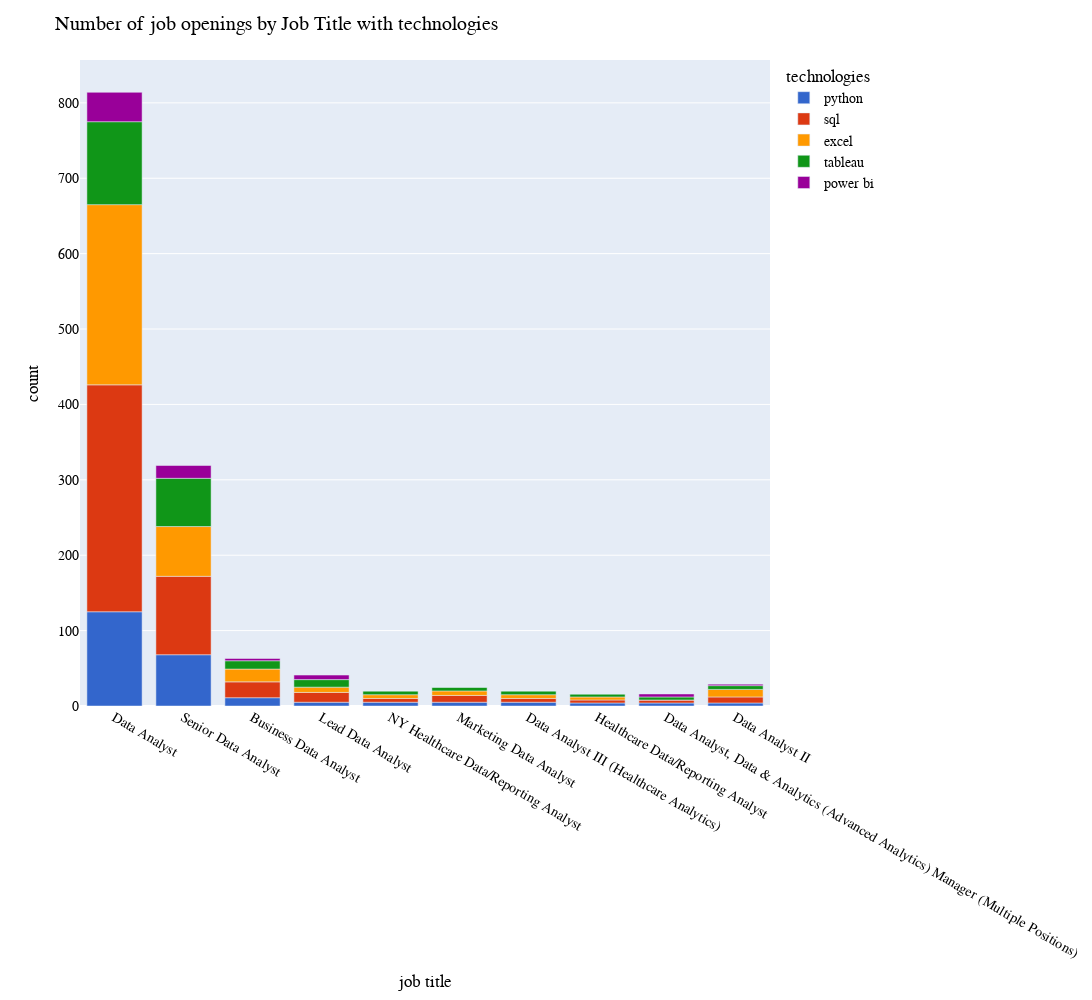

The cell this chart's notebook holds for it:
### Code cell
fig = px.bar(df_technology, x='Job Title', y=['python', 'sql', 'excel', 'tableau',
                                             'power bi'],
            color_discrete_sequence=px.colors.qualitative.G10)

fig.update_layout(
    
    height=1000, width=1400, title_text='Number of job openings by Job Title with technologies',
    xaxis_title='job title', yaxis_title="count",
    legend_title='technologies',
    
    font=dict(
            family="Courier New, monospace",
            size=14,
            color="black"
        
))


fig.show()

### Figure 1 — Plotly figure (JSON) as saved in the notebook; plotly's stock layout.template omitted (floating-point values rounded to 4 significant figures)
{"data": [{"alignmentgroup": "True", "hovertemplate": "variable=python<br>Job Title=%{x}<br>value=%{y}<extra></extra>", "legendgroup": "python", "marker": {"color": "#3366CC", "pattern": {"shape": ""}}, "name": "python", "offsetgroup": "python", "orientation": "v", "showlegend": true, "textposition": "auto", "type": "bar", "x": ["Data Analyst", "Senior Data Analyst", "Business Data Analyst", "Lead Data Analyst", "NY Healthcare Data/Reporting Analyst", "Marketing Data Analyst", "Data Analyst III (Healthcare Analytics)", "Healthcare Data/Reporting Analyst", "Data Analyst, Data & Analytics (Advanced Analytics) Manager (Multiple Positions)", "Data Analyst II"], "xaxis": "x", "y": [125, 68, 11, 5, 5, 5, 5, 4, 4, 4], "yaxis": "y"}, {"alignmentgroup": "True", "hovertemplate": "variable=sql<br>Job Title=%{x}<br>value=%{y}<extra></extra>", "legendgroup": "sql", "marker": {"color": "#DC3912", "pattern": {"shape": ""}}, "name": "sql", "offsetgroup": "sql", "orientation": "v", "showlegend": true, "textposition": "auto", "type": "bar", "x": ["Data Analyst", "Senior Data Analyst", "Business Data Analyst", "Lead Data Analyst", "NY Healthcare Data/Reporting Analyst", "Marketing Data Analyst", "Data Analyst III (Healthcare Analytics)", "Healthcare Data/Reporting Analyst", "Data Analyst, Data & Analytics (Advanced Analytics) Manager (Multiple Positions)", "Data Analyst II"], "xaxis": "x", "y": [301, 104, 21, 13, 5, 9, 5, 4, 4, 8], "yaxis": "y"}, {"alignmentgroup": "True", "hovertemplate": "variable=excel<br>Job Title=%{x}<br>value=%{y}<extra></extra>", "legendgroup": "excel", "marker": {"color": "#FF9900", "pattern": {"shape": ""}}, "name": "excel", "offsetgroup": "excel", "orientation": "v", "showlegend": true, "textposition": "auto", "type": "bar", "x": ["Data Analyst", "Senior Data Analyst", "Business Data Analyst", "Lead Data Analyst", "NY Healthcare Data/Reporting Analyst", "Marketing Data Analyst", "Data Analyst III (Healthcare Analytics)", "Healthcare Data/Reporting Analyst", "Data Analyst, Data & Analytics (Advanced Analytics) Manager (Multiple Positions)", "Data Analyst II"], "xaxis": "x", "y": [239, 66, 17, 7, 5, 6, 5, 4, 0, 10], "yaxis": "y"}, {"alignmentgroup": "True", "hovertemplate": "variable=tableau<br>Job Title=%{x}<br>value=%{y}<extra></extra>", "legendgroup": "tableau", "marker": {"color": "#109618", "pattern": {"shape": ""}}, "name": "tableau", "offsetgroup": "tableau", "orientation": "v", "showlegend": true, "textposition": "auto", "type": "bar", "x": ["Data Analyst", "Senior Data Analyst", "Business Data Analyst", "Lead Data Analyst", "NY Healthcare Data/Reporting Analyst", "Marketing Data Analyst", "Data Analyst III (Healthcare Analytics)", "Healthcare Data/Reporting Analyst", "Data Analyst, Data & Analytics (Advanced Analytics) Manager (Multiple Positions)", "Data Analyst II"], "xaxis": "x", "y": [110, 64, 11, 10, 5, 5, 5, 4, 4, 5], "yaxis": "y"}, {"alignmentgroup": "True", "hovertemplate": "variable=power bi<br>Job Title=%{x}<br>value=%{y}<extra></extra>", "legendgroup": "power bi", "marker": {"color": "#990099", "pattern": {"shape": ""}}, "name": "power bi", "offsetgroup": "power bi", "orientation": "v", "showlegend": true, "textposition": "auto", "type": "bar", "x": ["Data Analyst", "Senior Data Analyst", "Business Data Analyst", "Lead Data Analyst", "NY Healthcare Data/Reporting Analyst", "Marketing Data Analyst", "Data Analyst III (Healthcare Analytics)", "Healthcare Data/Reporting Analyst", "Data Analyst, Data & Analytics (Advanced Analytics) Manager (Multiple Positions)", "Data Analyst II"], "xaxis": "x", "y": [39, 17, 3, 6, 0, 0, 0, 0, 4, 2], "yaxis": "y"}], "layout": {"barmode": "relative", "font": {"color": "black", "family": "Courier New, monospace", "size": 14}, "height": 1000, "legend": {"title": {"text": "technologies"}, "tracegroupgap": 0}, "margin": {"t": 60}, "title": {"text": "Number of job openings by Job Title with technologies"}, "width": 1400, "xaxis": {"anchor": "y", "domain": [0, 1], "title": {"text": "job title"}}, "yaxis": {"anchor": "x", "domain": [0, 1], "title": {"text": "count"}}}}
